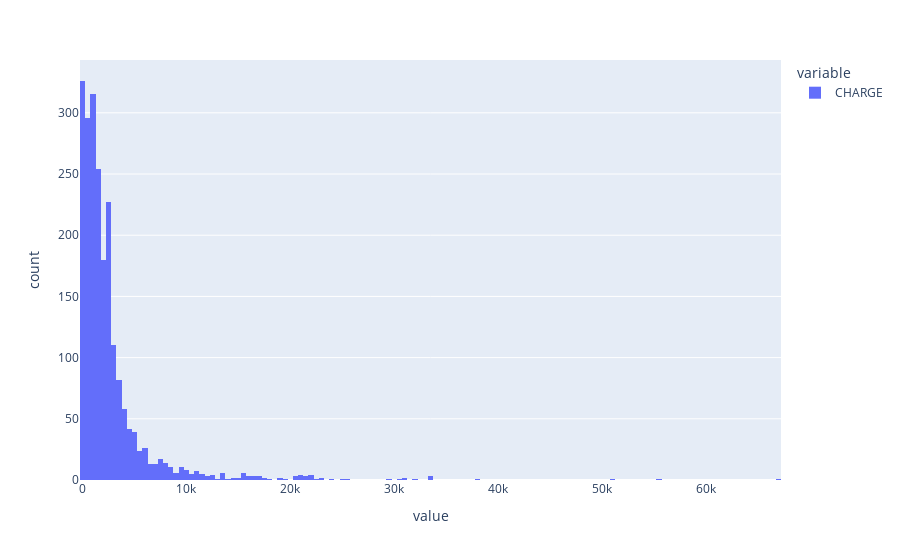

Write notebook code for a chart like this one.
### Code cell
px.histogram(bdd2.loc[bdd2['CHARGE']>0, 'CHARGE'],nbins=200)

### Figure 1 — Plotly figure (JSON) as saved in the notebook; plotly's stock layout.template omitted (floating-point values rounded to 4 significant figures; data arrays with more than 128 entries replaced by an {"elided": "..."} marker saying what was removed)
{"data": [{"alignmentgroup": "True", "bingroup": "x", "hovertemplate": "variable=CHARGE<br>value=%{x}<br>count=%{y}<extra></extra>", "legendgroup": "CHARGE", "marker": {"color": "#636efa", "pattern": {"shape": ""}}, "name": "CHARGE", "nbinsx": 200, "offsetgroup": "CHARGE", "orientation": "v", "showlegend": true, "type": "histogram", "x": {"elided": "2161 float values"}, "xaxis": "x", "yaxis": "y"}], "layout": {"barmode": "relative", "legend": {"title": {"text": "variable"}, "tracegroupgap": 0}, "margin": {"t": 60}, "xaxis": {"anchor": "y", "domain": [0, 1], "title": {"text": "value"}}, "yaxis": {"anchor": "x", "domain": [0, 1], "title": {"text": "count"}}}}
